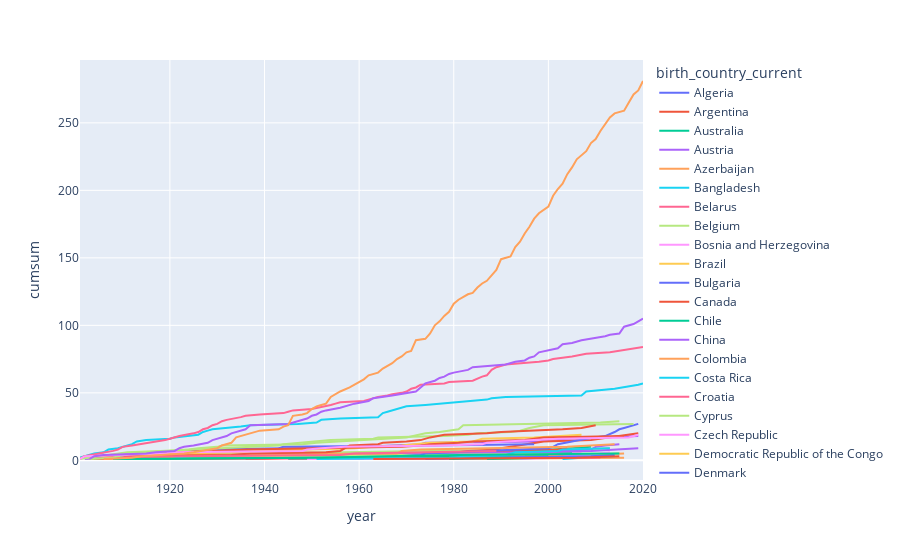

Notebook cell for this chart:
### Code cell
prizes_per_country_over_time = df_data.groupby(['birth_country_current', 'year'],
as_index=False).agg({'prize':pd.Series.count})
 
prizes_per_country_over_time['cumsum'] = prizes_per_country_over_time.groupby(
'birth_country_current')['prize'].cumsum()
 
chart = px.line(prizes_per_country_over_time, x='year', y='cumsum', color='birth_country_current')
chart.show()

### Figure 1 — Plotly figure (JSON) as saved in the notebook; plotly's stock layout.template omitted (floating-point values rounded to 4 significant figures)
{"data": [{"hovertemplate": "birth_country_current=Algeria<br>year=%{x}<br>cumsum=%{y}<extra></extra>", "legendgroup": "Algeria", "line": {"color": "#636efa", "dash": "solid"}, "marker": {"symbol": "circle"}, "mode": "lines", "name": "Algeria", "orientation": "v", "showlegend": true, "type": "scatter", "x": [1957, 1997], "xaxis": "x", "y": [1, 2], "yaxis": "y"}, {"hovertemplate": "birth_country_current=Argentina<br>year=%{x}<br>cumsum=%{y}<extra></extra>", "legendgroup": "Argentina", "line": {"color": "#EF553B", "dash": "solid"}, "marker": {"symbol": "circle"}, "mode": "lines", "name": "Argentina", "orientation": "v", "showlegend": true, "type": "scatter", "x": [1936, 1947, 1980, 1984], "xaxis": "x", "y": [1, 2, 3, 4], "yaxis": "y"}, {"hovertemplate": "birth_country_current=Australia<br>year=%{x}<br>cumsum=%{y}<extra></extra>", "legendgroup": "Australia", "line": {"color": "#00cc96", "dash": "solid"}, "marker": {"symbol": "circle"}, "mode": "lines", "name": "Australia", "orientation": "v", "showlegend": true, "type": "scatter", "x": [1915, 1945, 1960, 1963, 1964, 1975, 1996, 2005, 2009], "xaxis": "x", "y": [1, 2, 3, 4, 5, 6, 7, 9, 10], "yaxis": "y"}, {"hovertemplate": "birth_country_current=Austria<br>year=%{x}<br>cumsum=%{y}<extra></extra>", "legendgroup": "Austria", "line": {"color": "#ab63fa", "dash": "solid"}, "marker": {"symbol": "circle"}, "mode": "lines", "name": "Austria", "orientation": "v", "showlegend": true, "type": "scatter", "x": [1911, 1914, 1925, 1927, 1930, 1933, 1936, 1938, 1945, 1962, 1973, 1974, 1998, 2000, 2004, 2013, 2019], "xaxis": "x", "y": [1, 2, 3, 4, 5, 6, 7, 8, 9, 10, 12, 13, 14, 15, 16, 17, 18], "yaxis": "y"}, {"hovertemplate": "birth_country_current=Azerbaijan<br>year=%{x}<br>cumsum=%{y}<extra></extra>", "legendgroup": "Azerbaijan", "line": {"color": "#FFA15A", "dash": "solid"}, "marker": {"symbol": "circle"}, "mode": "lines", "name": "Azerbaijan", "orientation": "v", "showlegend": true, "type": "scatter", "x": [1962], "xaxis": "x", "y": [1], "yaxis": "y"}, {"hovertemplate": "birth_country_current=Bangladesh<br>year=%{x}<br>cumsum=%{y}<extra></extra>", "legendgroup": "Bangladesh", "line": {"color": "#19d3f3", "dash": "solid"}, "marker": {"symbol": "circle"}, "mode": "lines", "name": "Bangladesh", "orientation": "v", "showlegend": true, "type": "scatter", "x": [2006], "xaxis": "x", "y": [1], "yaxis": "y"}, {"hovertemplate": "birth_country_current=Belarus<br>year=%{x}<br>cumsum=%{y}<extra></extra>", "legendgroup": "Belarus", "line": {"color": "#FF6692", "dash": "solid"}, "marker": {"symbol": "circle"}, "mode": "lines", "name": "Belarus", "orientation": "v", "showlegend": true, "type": "scatter", "x": [1971, 1978, 1994, 2000], "xaxis": "x", "y": [1, 2, 3, 4], "yaxis": "y"}, {"hovertemplate": "birth_country_current=Belgium<br>year=%{x}<br>cumsum=%{y}<extra></extra>", "legendgroup": "Belgium", "line": {"color": "#B6E880", "dash": "solid"}, "marker": {"symbol": "circle"}, "mode": "lines", "name": "Belgium", "orientation": "v", "showlegend": true, "type": "scatter", "x": [1909, 1911, 1913, 1919, 1938, 1958, 1974, 2005, 2013], "xaxis": "x", "y": [1, 2, 3, 4, 5, 6, 7, 8, 9], "yaxis": "y"}, {"hovertemplate": "birth_country_current=Bosnia and Herzegovina<br>year=%{x}<br>cumsum=%{y}<extra></extra>", "legendgroup": "Bosnia and Herzegovina", "line": {"color": "#FF97FF", "dash": "solid"}, "marker": {"symbol": "circle"}, "mode": "lines", "name": "Bosnia and Herzegovina", "orientation": "v", "showlegend": true, "type": "scatter", "x": [1961, 1975], "xaxis": "x", "y": [1, 2], "yaxis": "y"}, {"hovertemplate": "birth_country_current=Brazil<br>year=%{x}<br>cumsum=%{y}<extra></extra>", "legendgroup": "Brazil", "line": {"color": "#FECB52", "dash": "solid"}, "marker": {"symbol": "circle"}, "mode": "lines", "name": "Brazil", "orientation": "v", "showlegend": true, "type": "scatter", "x": [1960], "xaxis": "x", "y": [1], "yaxis": "y"}, {"hovertemplate": "birth_country_current=Bulgaria<br>year=%{x}<br>cumsum=%{y}<extra></extra>", "legendgroup": "Bulgaria", "line": {"color": "#636efa", "dash": "solid"}, "marker": {"symbol": "circle"}, "mode": "lines", "name": "Bulgaria", "orientation": "v", "showlegend": true, "type": "scatter", "x": [1981], "xaxis": "x", "y": [1], "yaxis": "y"}, {"hovertemplate": "birth_country_current=Canada<br>year=%{x}<br>cumsum=%{y}<extra></extra>", "legendgroup": "Canada", "line": {"color": "#EF553B", "dash": "solid"}, "marker": {"symbol": "circle"}, "mode": "lines", "name": "Canada", "orientation": "v", "showlegend": true, "type": "scatter", "x": [1923, 1949, 1957, 1966, 1976, 1981, 1983, 1989, 1990, 1992, 1994, 1996, 1997, 1999, 2009, 2011, 2013, 2015, 2018, 2019], "xaxis": "x", "y": [1, 2, 3, 4, 5, 6, 7, 8, 9, 10, 11, 12, 13, 14, 15, 16, 17, 18, 19, 20], "yaxis": "y"}, {"hovertemplate": "birth_country_current=Chile<br>year=%{x}<br>cumsum=%{y}<extra></extra>", "legendgroup": "Chile", "line": {"color": "#00cc96", "dash": "solid"}, "marker": {"symbol": "circle"}, "mode": "lines", "name": "Chile", "orientation": "v", "showlegend": true, "type": "scatter", "x": [1945, 1971], "xaxis": "x", "y": [1, 2], "yaxis": "y"}, {"hovertemplate": "birth_country_current=China<br>year=%{x}<br>cumsum=%{y}<extra></extra>", "legendgroup": "China", "line": {"color": "#ab63fa", "dash": "solid"}, "marker": {"symbol": "circle"}, "mode": "lines", "name": "China", "orientation": "v", "showlegend": true, "type": "scatter", "x": [1956, 1957, 1989, 1992, 1998, 2000, 2009, 2010, 2012, 2015], "xaxis": "x", "y": [1, 3, 4, 5, 6, 7, 8, 10, 11, 12], "yaxis": "y"}, {"hovertemplate": "birth_country_current=Colombia<br>year=%{x}<br>cumsum=%{y}<extra></extra>", "legendgroup": "Colombia", "line": {"color": "#FFA15A", "dash": "solid"}, "marker": {"symbol": "circle"}, "mode": "lines", "name": "Colombia", "orientation": "v", "showlegend": true, "type": "scatter", "x": [1982, 2016], "xaxis": "x", "y": [1, 2], "yaxis": "y"}, {"hovertemplate": "birth_country_current=Costa Rica<br>year=%{x}<br>cumsum=%{y}<extra></extra>", "legendgroup": "Costa Rica", "line": {"color": "#19d3f3", "dash": "solid"}, "marker": {"symbol": "circle"}, "mode": "lines", "name": "Costa Rica", "orientation": "v", "showlegend": true, "type": "scatter", "x": [1987], "xaxis": "x", "y": [1], "yaxis": "y"}, {"hovertemplate": "birth_country_current=Croatia<br>year=%{x}<br>cumsum=%{y}<extra></extra>", "legendgroup": "Croatia", "line": {"color": "#FF6692", "dash": "solid"}, "marker": {"symbol": "circle"}, "mode": "lines", "name": "Croatia", "orientation": "v", "showlegend": true, "type": "scatter", "x": [1939], "xaxis": "x", "y": [1], "yaxis": "y"}, {"hovertemplate": "birth_country_current=Cyprus<br>year=%{x}<br>cumsum=%{y}<extra></extra>", "legendgroup": "Cyprus", "line": {"color": "#B6E880", "dash": "solid"}, "marker": {"symbol": "circle"}, "mode": "lines", "name": "Cyprus", "orientation": "v", "showlegend": true, "type": "scatter", "x": [2010], "xaxis": "x", "y": [1], "yaxis": "y"}, {"hovertemplate": "birth_country_current=Czech Republic<br>year=%{x}<br>cumsum=%{y}<extra></extra>", "legendgroup": "Czech Republic", "line": {"color": "#FF97FF", "dash": "solid"}, "marker": {"symbol": "circle"}, "mode": "lines", "name": "Czech Republic", "orientation": "v", "showlegend": true, "type": "scatter", "x": [1905, 1947, 1959, 1984, 2007], "xaxis": "x", "y": [1, 3, 4, 5, 6], "yaxis": "y"}, {"hovertemplate": "birth_country_current=Democratic Republic of the Congo<br>year=%{x}<br>cumsum=%{y}<extra></extra>", "legendgroup": "Democratic Republic of the Congo", "line": {"color": "#FECB52", "dash": "solid"}, "marker": {"symbol": "circle"}, "mode": "lines", "name": "Democratic Republic of the Congo", "orientation": "v", "showlegend": true, "type": "scatter", "x": [2018], "xaxis": "x", "y": [1], "yaxis": "y"}, {"hovertemplate": "birth_country_current=Denmark<br>year=%{x}<br>cumsum=%{y}<extra></extra>", "legendgroup": "Denmark", "line": {"color": "#636efa", "dash": "solid"}, "marker": {"symbol": "circle"}, "mode": "lines", "name": "Denmark", "orientation": "v", "showlegend": true, "type": "scatter", "x": [1903, 1908, 1917, 1920, 1922, 1926, 1928, 1943, 1944, 1975, 1997], "xaxis": "x", "y": [1, 2, 4, 5, 6, 7, 8, 9, 10, 11, 12], "yaxis": "y"}, {"hovertemplate": "birth_country_current=East Timor<br>year=%{x}<br>cumsum=%{y}<extra></extra>", "legendgroup": "East Timor", "line": {"color": "#EF553B", "dash": "solid"}, "marker": {"symbol": "circle"}, "mode": "lines", "name": "East Timor", "orientation": "v", "showlegend": true, "type": "scatter", "x": [1996], "xaxis": "x", "y": [2], "yaxis": "y"}, {"hovertemplate": "birth_country_current=Egypt<br>year=%{x}<br>cumsum=%{y}<extra></extra>", "legendgroup": "Egypt", "line": {"color": "#00cc96", "dash": "solid"}, "marker": {"symbol": "circle"}, "mode": "lines", "name": "Egypt", "orientation": "v", "showlegend": true, "type": "scatter", "x": [1964, 1978, 1988, 1994, 1999, 2005], "xaxis": "x", "y": [1, 2, 3, 4, 5, 6], "yaxis": "y"}, {"hovertemplate": "birth_country_current=Ethiopia<br>year=%{x}<br>cumsum=%{y}<extra></extra>", "legendgroup": "Ethiopia", "line": {"color": "#ab63fa", "dash": "solid"}, "marker": {"symbol": "circle"}, "mode": "lines", "name": "Ethiopia", "orientation": "v", "showlegend": true, "type": "scatter", "x": [2019], "xaxis": "x", "y": [1], "yaxis": "y"}, {"hovertemplate": "birth_country_current=Finland<br>year=%{x}<br>cumsum=%{y}<extra></extra>", "legendgroup": "Finland", "line": {"color": "#FFA15A", "dash": "solid"}, "marker": {"symbol": "circle"}, "mode": "lines", "name": "Finland", "orientation": "v", "showlegend": true, "type": "scatter", "x": [1939, 1945, 1967, 2008, 2016], "xaxis": "x", "y": [1, 2, 3, 4, 5], "yaxis": "y"}, {"hovertemplate": "birth_country_current=France<br>year=%{x}<br>cumsum=%{y}<extra></extra>", "legendgroup": "France", "line": {"color": "#19d3f3", "dash": "solid"}, "marker": {"symbol": "circle"}, "mode": "lines", "name": "France", "orientation": "v", "showlegend": true, "type": "scatter", "x": [1901, 1903, 1904, 1906, 1907, 1909, 1912, 1913, 1915, 1920, 1921, 1926, 1927, 1928, 1929, 1935, 1937, 1947, 1951, 1952, 1956, 1964, 1965, 1966, 1967, 1968, 1970, 1974, 1977, 1980, 1983, 1987, 1988, 1991, 2007, 2008, 2014, 2016, 2018, 2019, 2020], "xaxis": "x", "y": [2, 4, 5, 6, 8, 9, 12, 14, 15, 16, 17, 19, 21, 22, 23, 25, 26, 27, 28, 30, 31, 32, 35, 36, 37, 38, 40, 41, 42, 43, 44, 45, 46, 47, 48, 51, 53, 54, 55, 56, 57], "yaxis": "y"}, {"hovertemplate": "birth_country_current=Germany<br>year=%{x}<br>cumsum=%{y}<extra></extra>", "legendgroup": "Germany", "line": {"color": "#FF6692", "dash": "solid"}, "marker": {"symbol": "circle"}, "mode": "lines", "name": "Germany", "orientation": "v", "showlegend": true, "type": "scatter", "x": [1901, 1902, 1905, 1907, 1908, 1909, 1910, 1912, 1914, 1915, 1918, 1919, 1920, 1921, 1922, 1925, 1926, 1927, 1928, 1929, 1930, 1931, 1932, 1935, 1936, 1939, 1944, 1945, 1946, 1950, 1953, 1954, 1955, 1956, 1961, 1963, 1964, 1966, 1967, 1969, 1970, 1971, 1972, 1973, 1978, 1979, 1984, 1986, 1987, 1988, 1989, 1991, 1995, 1998, 2000, 2001, 2005, 2007, 2008, 2013, 2017, 2019, 2020], "xaxis": "x", "y": [1, 3, 5, 6, 7, 8, 10, 11, 12, 13, 14, 15, 16, 17, 18, 20, 21, 23, 24, 26, 27, 29, 30, 32, 33, 34, 35, 36, 37, 38, 40, 41, 42, 43, 44, 46, 47, 48, 49, 50, 51, 53, 54, 56, 57, 58, 59, 62, 63, 67, 69, 71, 72, 73, 74, 75, 77, 78, 79, 80, 82, 83, 84], "yaxis": "y"}, {"hovertemplate": "birth_country_current=Ghana<br>year=%{x}<br>cumsum=%{y}<extra></extra>", "legendgroup": "Ghana", "line": {"color": "#B6E880", "dash": "solid"}, "marker": {"symbol": "circle"}, "mode": "lines", "name": "Ghana", "orientation": "v", "showlegend": true, "type": "scatter", "x": [2001], "xaxis": "x", "y": [1], "yaxis": "y"}, {"hovertemplate": "birth_country_current=Greece<br>year=%{x}<br>cumsum=%{y}<extra></extra>", "legendgroup": "Greece", "line": {"color": "#FF97FF", "dash": "solid"}, "marker": {"symbol": "circle"}, "mode": "lines", "name": "Greece", "orientation": "v", "showlegend": true, "type": "scatter", "x": [1979], "xaxis": "x", "y": [1], "yaxis": "y"}, {"hovertemplate": "birth_country_current=Guadeloupe Island<br>year=%{x}<br>cumsum=%{y}<extra></extra>", "legendgroup": "Guadeloupe Island", "line": {"color": "#FECB52", "dash": "solid"}, "marker": {"symbol": "circle"}, "mode": "lines", "name": "Guadeloupe Island", "orientation": "v", "showlegend": true, "type": "scatter", "x": [1960], "xaxis": "x", "y": [1], "yaxis": "y"}, {"hovertemplate": "birth_country_current=Guatemala<br>year=%{x}<br>cumsum=%{y}<extra></extra>", "legendgroup": "Guatemala", "line": {"color": "#636efa", "dash": "solid"}, "marker": {"symbol": "circle"}, "mode": "lines", "name": "Guatemala", "orientation": "v", "showlegend": true, "type": "scatter", "x": [1967, 1992], "xaxis": "x", "y": [1, 2], "yaxis": "y"}, {"hovertemplate": "birth_country_current=Hungary<br>year=%{x}<br>cumsum=%{y}<extra></extra>", "legendgroup": "Hungary", "line": {"color": "#EF553B", "dash": "solid"}, "marker": {"symbol": "circle"}, "mode": "lines", "name": "Hungary", "orientation": "v", "showlegend": true, "type": "scatter", "x": [1937, 1943, 1961, 1963, 1971, 1994, 2002, 2004], "xaxis": "x", "y": [1, 2, 3, 4, 5, 7, 8, 9], "yaxis": "y"}, {"hovertemplate": "birth_country_current=Iceland<br>year=%{x}<br>cumsum=%{y}<extra></extra>", "legendgroup": "Iceland", "line": {"color": "#00cc96", "dash": "solid"}, "marker": {"symbol": "circle"}, "mode": "lines", "name": "Iceland", "orientation": "v", "showlegend": true, "type": "scatter", "x": [1955], "xaxis": "x", "y": [1], "yaxis": "y"}, {"hovertemplate": "birth_country_current=India<br>year=%{x}<br>cumsum=%{y}<extra></extra>", "legendgroup": "India", "line": {"color": "#ab63fa", "dash": "solid"}, "marker": {"symbol": "circle"}, "mode": "lines", "name": "India", "orientation": "v", "showlegend": true, "type": "scatter", "x": [1902, 1907, 1913, 1930, 1968, 1998, 2009, 2014, 2019], "xaxis": "x", "y": [1, 2, 3, 4, 5, 6, 7, 8, 9], "yaxis": "y"}, {"hovertemplate": "birth_country_current=Indonesia<br>year=%{x}<br>cumsum=%{y}<extra></extra>", "legendgroup": "Indonesia", "line": {"color": "#FFA15A", "dash": "solid"}, "marker": {"symbol": "circle"}, "mode": "lines", "name": "Indonesia", "orientation": "v", "showlegend": true, "type": "scatter", "x": [1924], "xaxis": "x", "y": [1], "yaxis": "y"}, {"hovertemplate": "birth_country_current=Iran<br>year=%{x}<br>cumsum=%{y}<extra></extra>", "legendgroup": "Iran", "line": {"color": "#19d3f3", "dash": "solid"}, "marker": {"symbol": "circle"}, "mode": "lines", "name": "Iran", "orientation": "v", "showlegend": true, "type": "scatter", "x": [2003, 2007], "xaxis": "x", "y": [1, 2], "yaxis": "y"}, {"hovertemplate": "birth_country_current=Iraq<br>year=%{x}<br>cumsum=%{y}<extra></extra>", "legendgroup": "Iraq", "line": {"color": "#FF6692", "dash": "solid"}, "marker": {"symbol": "circle"}, "mode": "lines", "name": "Iraq", "orientation": "v", "showlegend": true, "type": "scatter", "x": [2018], "xaxis": "x", "y": [1], "yaxis": "y"}, {"hovertemplate": "birth_country_current=Ireland<br>year=%{x}<br>cumsum=%{y}<extra></extra>", "legendgroup": "Ireland", "line": {"color": "#B6E880", "dash": "solid"}, "marker": {"symbol": "circle"}, "mode": "lines", "name": "Ireland", "orientation": "v", "showlegend": true, "type": "scatter", "x": [1923, 1925, 1951, 1969, 2015], "xaxis": "x", "y": [1, 2, 3, 4, 5], "yaxis": "y"}, {"hovertemplate": "birth_country_current=Israel<br>year=%{x}<br>cumsum=%{y}<extra></extra>", "legendgroup": "Israel", "line": {"color": "#FF97FF", "dash": "solid"}, "marker": {"symbol": "circle"}, "mode": "lines", "name": "Israel", "orientation": "v", "showlegend": true, "type": "scatter", "x": [1994, 2002, 2004, 2009, 2011, 2013], "xaxis": "x", "y": [1, 2, 3, 4, 5, 6], "yaxis": "y"}, {"hovertemplate": "birth_country_current=Italy<br>year=%{x}<br>cumsum=%{y}<extra></extra>", "legendgroup": "Italy", "line": {"color": "#FECB52", "dash": "solid"}, "marker": {"symbol": "circle"}, "mode": "lines", "name": "Italy", "orientation": "v", "showlegend": true, "type": "scatter", "x": [1906, 1907, 1909, 1926, 1934, 1938, 1959, 1963, 1969, 1975, 1984, 1985, 1986, 1997, 2002, 2007], "xaxis": "x", "y": [2, 3, 4, 5, 6, 7, 9, 10, 11, 13, 14, 15, 16, 17, 18, 19], "yaxis": "y"}, {"hovertemplate": "birth_country_current=Japan<br>year=%{x}<br>cumsum=%{y}<extra></extra>", "legendgroup": "Japan", "line": {"color": "#636efa", "dash": "solid"}, "marker": {"symbol": "circle"}, "mode": "lines", "name": "Japan", "orientation": "v", "showlegend": true, "type": "scatter", "x": [1949, 1965, 1968, 1973, 1974, 1981, 1987, 1994, 2000, 2001, 2002, 2008, 2010, 2012, 2014, 2015, 2016, 2017, 2018, 2019], "xaxis": "x", "y": [1, 2, 3, 4, 5, 6, 7, 8, 9, 10, 12, 16, 17, 18, 21, 23, 24, 25, 26, 27], "yaxis": "y"}, {"hovertemplate": "birth_country_current=Kenya<br>year=%{x}<br>cumsum=%{y}<extra></extra>", "legendgroup": "Kenya", "line": {"color": "#EF553B", "dash": "solid"}, "marker": {"symbol": "circle"}, "mode": "lines", "name": "Kenya", "orientation": "v", "showlegend": true, "type": "scatter", "x": [2004], "xaxis": "x", "y": [1], "yaxis": "y"}, {"hovertemplate": "birth_country_current=Korea (South Korea)<br>year=%{x}<br>cumsum=%{y}<extra></extra>", "legendgroup": "Korea (South Korea)", "line": {"color": "#00cc96", "dash": "solid"}, "marker": {"symbol": "circle"}, "mode": "lines", "name": "Korea (South Korea)", "orientation": "v", "showlegend": true, "type": "scatter", "x": [1987, 2000], "xaxis": "x", "y": [1, 2], "yaxis": "y"}, {"hovertemplate": "birth_country_current=Latvia<br>year=%{x}<br>cumsum=%{y}<extra></extra>", "legendgroup": "Latvia", "line": {"color": "#ab63fa", "dash": "solid"}, "marker": {"symbol": "circle"}, "mode": "lines", "name": "Latvia", "orientation": "v", "showlegend": true, "type": "scatter", "x": [1909], "xaxis": "x", "y": [1], "yaxis": "y"}, {"hovertemplate": "birth_country_current=Liberia<br>year=%{x}<br>cumsum=%{y}<extra></extra>", "legendgroup": "Liberia", "line": {"color": "#FFA15A", "dash": "solid"}, "marker": {"symbol": "circle"}, "mode": "lines", "name": "Liberia", "orientation": "v", "showlegend": true, "type": "scatter", "x": [2011], "xaxis": "x", "y": [2], "yaxis": "y"}, {"hovertemplate": "birth_country_current=Lithuania<br>year=%{x}<br>cumsum=%{y}<extra></extra>", "legendgroup": "Lithuania", "line": {"color": "#19d3f3", "dash": "solid"}, "marker": {"symbol": "circle"}, "mode": "lines", "name": "Lithuania", "orientation": "v", "showlegend": true, "type": "scatter", "x": [1977, 1980, 1982], "xaxis": "x", "y": [1, 2, 3], "yaxis": "y"}, {"hovertemplate": "birth_country_current=Luxembourg<br>year=%{x}<br>cumsum=%{y}<extra></extra>", "legendgroup": "Luxembourg", "line": {"color": "#FF6692", "dash": "solid"}, "marker": {"symbol": "circle"}, "mode": "lines", "name": "Luxembourg", "orientation": "v", "showlegend": true, "type": "scatter", "x": [1908, 2011], "xaxis": "x", "y": [1, 2], "yaxis": "y"}, {"hovertemplate": "birth_country_current=Madagascar<br>year=%{x}<br>cumsum=%{y}<extra></extra>", "legendgroup": "Madagascar", "line": {"color": "#B6E880", "dash": "solid"}, "marker": {"symbol": "circle"}, "mode": "lines", "name": "Madagascar", "orientation": "v", "showlegend": true, "type": "scatter", "x": [1985], "xaxis": "x", "y": [1], "yaxis": "y"}, {"hovertemplate": "birth_country_current=Mexico<br>year=%{x}<br>cumsum=%{y}<extra></extra>", "legendgroup": "Mexico", "line": {"color": "#FF97FF", "dash": "solid"}, "marker": {"symbol": "circle"}, "mode": "lines", "name": "Mexico", "orientation": "v", "showlegend": true, "type": "scatter", "x": [1982, 1990, 1995], "xaxis": "x", "y": [1, 2, 3], "yaxis": "y"}, {"hovertemplate": "birth_country_current=Morocco<br>year=%{x}<br>cumsum=%{y}<extra></extra>", "legendgroup": "Morocco", "line": {"color": "#FECB52", "dash": "solid"}, "marker": {"symbol": "circle"}, "mode": "lines", "name": "Morocco", "orientation": "v", "showlegend": true, "type": "scatter", "x": [2012], "xaxis": "x", "y": [1], "yaxis": "y"}, {"hovertemplate": "birth_country_current=Myanmar<br>year=%{x}<br>cumsum=%{y}<extra></extra>", "legendgroup": "Myanmar", "line": {"color": "#636efa", "dash": "solid"}, "marker": {"symbol": "circle"}, "mode": "lines", "name": "Myanmar", "orientation": "v", "showlegend": true, "type": "scatter", "x": [1991], "xaxis": "x", "y": [1], "yaxis": "y"}, {"hovertemplate": "birth_country_current=Netherlands<br>year=%{x}<br>cumsum=%{y}<extra></extra>", "legendgroup": "Netherlands", "line": {"color": "#EF553B", "dash": "solid"}, "marker": {"symbol": "circle"}, "mode": "lines", "name": "Netherlands", "orientation": "v", "showlegend": true, "type": "scatter", "x": [1901, 1902, 1910, 1911, 1913, 1929, 1936, 1953, 1969, 1973, 1975, 1981, 1984, 1995, 1999, 2016], "xaxis": "x", "y": [1, 3, 4, 5, 6, 7, 8, 9, 10, 11, 12, 13, 14, 15, 17, 18], "yaxis": "y"}, {"hovertemplate": "birth_country_current=New Zealand<br>year=%{x}<br>cumsum=%{y}<extra></extra>", "legendgroup": "New Zealand", "line": {"color": "#00cc96", "dash": "solid"}, "marker": {"symbol": "circle"}, "mode": "lines", "name": "New Zealand", "orientation": "v", "showlegend": true, "type": "scatter", "x": [1908, 1962, 2000], "xaxis": "x", "y": [1, 2, 3], "yaxis": "y"}, {"hovertemplate": "birth_country_current=Nigeria<br>year=%{x}<br>cumsum=%{y}<extra></extra>", "legendgroup": "Nigeria", "line": {"color": "#ab63fa", "dash": "solid"}, "marker": {"symbol": "circle"}, "mode": "lines", "name": "Nigeria", "orientation": "v", "showlegend": true, "type": "scatter", "x": [1986], "xaxis": "x", "y": [1], "yaxis": "y"}, {"hovertemplate": "birth_country_current=Norway<br>year=%{x}<br>cumsum=%{y}<extra></extra>", "legendgroup": "Norway", "line": {"color": "#FFA15A", "dash": "solid"}, "marker": {"symbol": "circle"}, "mode": "lines", "name": "Norway", "orientation": "v", "showlegend": true, "type": "scatter", "x": [1903, 1920, 1921, 1922, 1968, 1969, 1973, 1989, 2004, 2014], "xaxis": "x", "y": [1, 2, 3, 4, 5, 7, 8, 9, 10, 12], "yaxis": "y"}, {"hovertemplate": "birth_country_current=Pakistan<br>year=%{x}<br>cumsum=%{y}<extra></extra>", "legendgroup": "Pakistan", "line": {"color": "#19d3f3", "dash": "solid"}, "marker": {"symbol": "circle"}, "mode": "lines", "name": "Pakistan", "orientation": "v", "showlegend": true, "type": "scatter", "x": [1979, 1983, 2014], "xaxis": "x", "y": [1, 2, 3], "yaxis": "y"}, {"hovertemplate": "birth_country_current=Peru<br>year=%{x}<br>cumsum=%{y}<extra></extra>", "legendgroup": "Peru", "line": {"color": "#FF6692", "dash": "solid"}, "marker": {"symbol": "circle"}, "mode": "lines", "name": "Peru", "orientation": "v", "showlegend": true, "type": "scatter", "x": [2010], "xaxis": "x", "y": [1], "yaxis": "y"}, {"hovertemplate": "birth_country_current=Poland<br>year=%{x}<br>cumsum=%{y}<extra></extra>", "legendgroup": "Poland", "line": {"color": "#B6E880", "dash": "solid"}, "marker": {"symbol": "circle"}, "mode": "lines", "name": "Poland", "orientation": "v", "showlegend": true, "type": "scatter", "x": [1901, 1903, 1905, 1907, 1908, 1911, 1918, 1924, 1931, 1939, 1943, 1944, 1950, 1954, 1963, 1964, 1978, 1983, 1985, 1992, 1994, 1995, 1996, 1999, 2018], "xaxis": "x", "y": [1, 2, 3, 4, 5, 6, 7, 8, 9, 10, 11, 12, 14, 15, 16, 17, 18, 19, 20, 21, 22, 23, 24, 26, 27], "yaxis": "y"}, {"hovertemplate": "birth_country_current=Portugal<br>year=%{x}<br>cumsum=%{y}<extra></extra>", "legendgroup": "Portugal", "line": {"color": "#FF97FF", "dash": "solid"}, "marker": {"symbol": "circle"}, "mode": "lines", "name": "Portugal", "orientation": "v", "showlegend": true, "type": "scatter", "x": [1949, 1998], "xaxis": "x", "y": [1, 2], "yaxis": "y"}, {"hovertemplate": "birth_country_current=Republic of Macedonia<br>year=%{x}<br>cumsum=%{y}<extra></extra>", "legendgroup": "Republic of Macedonia", "line": {"color": "#FECB52", "dash": "solid"}, "marker": {"symbol": "circle"}, "mode": "lines", "name": "Republic of Macedonia", "orientation": "v", "showlegend": true, "type": "scatter", "x": [1979], "xaxis": "x", "y": [1], "yaxis": "y"}, {"hovertemplate": "birth_country_current=Romania<br>year=%{x}<br>cumsum=%{y}<extra></extra>", "legendgroup": "Romania", "line": {"color": "#636efa", "dash": "solid"}, "marker": {"symbol": "circle"}, "mode": "lines", "name": "Romania", "orientation": "v", "showlegend": true, "type": "scatter", "x": [1974, 1986, 2009, 2014], "xaxis": "x", "y": [1, 2, 3, 4], "yaxis": "y"}, {"hovertemplate": "birth_country_current=Russia<br>year=%{x}<br>cumsum=%{y}<extra></extra>", "legendgroup": "Russia", "line": {"color": "#EF553B", "dash": "solid"}, "marker": {"symbol": "circle"}, "mode": "lines", "name": "Russia", "orientation": "v", "showlegend": true, "type": "scatter", "x": [1904, 1910, 1911, 1933, 1937, 1953, 1956, 1958, 1964, 1965, 1970, 1973, 1975, 1977, 1978, 1987, 1990, 2003, 2007, 2010], "xaxis": "x", "y": [1, 2, 3, 4, 5, 6, 7, 11, 12, 13, 14, 15, 17, 18, 19, 20, 21, 23, 24, 26], "yaxis": "y"}, {"hovertemplate": "birth_country_current=Saint Lucia<br>year=%{x}<br>cumsum=%{y}<extra></extra>", "legendgroup": "Saint Lucia", "line": {"color": "#00cc96", "dash": "solid"}, "marker": {"symbol": "circle"}, "mode": "lines", "name": "Saint Lucia", "orientation": "v", "showlegend": true, "type": "scatter", "x": [1979, 1992], "xaxis": "x", "y": [1, 2], "yaxis": "y"}, {"hovertemplate": "birth_country_current=Slovakia<br>year=%{x}<br>cumsum=%{y}<extra></extra>", "legendgroup": "Slovakia", "line": {"color": "#ab63fa", "dash": "solid"}, "marker": {"symbol": "circle"}, "mode": "lines", "name": "Slovakia", "orientation": "v", "showlegend": true, "type": "scatter", "x": [1905], "xaxis": "x", "y": [1], "yaxis": "y"}, {"hovertemplate": "birth_country_current=Slovenia<br>year=%{x}<br>cumsum=%{y}<extra></extra>", "legendgroup": "Slovenia", "line": {"color": "#FFA15A", "dash": "solid"}, "marker": {"symbol": "circle"}, "mode": "lines", "name": "Slovenia", "orientation": "v", "showlegend": true, "type": "scatter", "x": [1923], "xaxis": "x", "y": [1], "yaxis": "y"}, {"hovertemplate": "birth_country_current=South Africa<br>year=%{x}<br>cumsum=%{y}<extra></extra>", "legendgroup": "South Africa", "line": {"color": "#19d3f3", "dash": "solid"}, "marker": {"symbol": "circle"}, "mode": "lines", "name": "South Africa", "orientation": "v", "showlegend": true, "type": "scatter", "x": [1951, 1979, 1984, 1991, 1993, 2002, 2003, 2013], "xaxis": "x", "y": [1, 2, 3, 4, 6, 7, 8, 9], "yaxis": "y"}, {"hovertemplate": "birth_country_current=Spain<br>year=%{x}<br>cumsum=%{y}<extra></extra>", "legendgroup": "Spain", "line": {"color": "#FF6692", "dash": "solid"}, "marker": {"symbol": "circle"}, "mode": "lines", "name": "Spain", "orientation": "v", "showlegend": true, "type": "scatter", "x": [1904, 1906, 1922, 1956, 1959, 1977, 1989], "xaxis": "x", "y": [1, 2, 3, 4, 5, 6, 7], "yaxis": "y"}, {"hovertemplate": "birth_country_current=Sweden<br>year=%{x}<br>cumsum=%{y}<extra></extra>", "legendgroup": "Sweden", "line": {"color": "#B6E880", "dash": "solid"}, "marker": {"symbol": "circle"}, "mode": "lines", "name": "Sweden", "orientation": "v", "showlegend": true, "type": "scatter", "x": [1903, 1908, 1909, 1911, 1912, 1916, 1921, 1924, 1926, 1930, 1931, 1948, 1951, 1955, 1961, 1970, 1974, 1977, 1981, 1982, 2000, 2011, 2015], "xaxis": "x", "y": [1, 2, 3, 4, 5, 6, 7, 8, 9, 10, 11, 12, 13, 14, 15, 17, 20, 21, 23, 26, 27, 28, 29], "yaxis": "y"}, {"hovertemplate": "birth_country_current=Switzerland<br>year=%{x}<br>cumsum=%{y}<extra></extra>", "legendgroup": "Switzerland", "line": {"color": "#FF97FF", "dash": "solid"}, "marker": {"symbol": "circle"}, "mode": "lines", "name": "Switzerland", "orientation": "v", "showlegend": true, "type": "scatter", "x": [1901, 1902, 1909, 1919, 1920, 1948, 1949, 1952, 1957, 1978, 1986, 1987, 1991, 1996, 2002, 2017, 2019], "xaxis": "x", "y": [1, 3, 4, 5, 6, 7, 8, 9, 10, 11, 12, 13, 14, 15, 16, 17, 19], "yaxis": "y"}, {"hovertemplate": "birth_country_current=Taiwan<br>year=%{x}<br>cumsum=%{y}<extra></extra>", "legendgroup": "Taiwan", "line": {"color": "#FECB52", "dash": "solid"}, "marker": {"symbol": "circle"}, "mode": "lines", "name": "Taiwan", "orientation": "v", "showlegend": true, "type": "scatter", "x": [1986], "xaxis": "x", "y": [1], "yaxis": "y"}, {"hovertemplate": "birth_country_current=Trinidad<br>year=%{x}<br>cumsum=%{y}<extra></extra>", "legendgroup": "Trinidad", "line": {"color": "#636efa", "dash": "solid"}, "marker": {"symbol": "circle"}, "mode": "lines", "name": "Trinidad", "orientation": "v", "showlegend": true, "type": "scatter", "x": [2001], "xaxis": "x", "y": [1], "yaxis": "y"}, {"hovertemplate": "birth_country_current=Turkey<br>year=%{x}<br>cumsum=%{y}<extra></extra>", "legendgroup": "Turkey", "line": {"color": "#EF553B", "dash": "solid"}, "marker": {"symbol": "circle"}, "mode": "lines", "name": "Turkey", "orientation": "v", "showlegend": true, "type": "scatter", "x": [1963, 2006, 2015], "xaxis": "x", "y": [1, 2, 3], "yaxis": "y"}, {"hovertemplate": "birth_country_current=Ukraine<br>year=%{x}<br>cumsum=%{y}<extra></extra>", "legendgroup": "Ukraine", "line": {"color": "#00cc96", "dash": "solid"}, "marker": {"symbol": "circle"}, "mode": "lines", "name": "Ukraine", "orientation": "v", "showlegend": true, "type": "scatter", "x": [1908, 1952, 1966, 1981, 2015], "xaxis": "x", "y": [1, 2, 3, 4, 5], "yaxis": "y"}, {"hovertemplate": "birth_country_current=United Kingdom<br>year=%{x}<br>cumsum=%{y}<extra></extra>", "legendgroup": "United Kingdom", "line": {"color": "#ab63fa", "dash": "solid"}, "marker": {"symbol": "circle"}, "mode": "lines", "name": "United Kingdom", "orientation": "v", "showlegend": true, "type": "scatter", "x": [1903, 1904, 1906, 1915, 1917, 1921, 1922, 1923, 1925, 1927, 1928, 1929, 1932, 1933, 1934, 1935, 1936, 1937, 1945, 1947, 1948, 1949, 1950, 1951, 1952, 1953, 1956, 1957, 1958, 1959, 1962, 1963, 1967, 1969, 1972, 1973, 1974, 1976, 1977, 1978, 1979, 1980, 1982, 1983, 1984, 1988, 1991, 1993, 1995, 1996, 1997, 1998, 2001, 2002, 2003, 2005, 2007, 2009, 2010, 2012, 2013, 2015, 2016, 2017, 2018, 2019, 2020], "xaxis": "x", "y": [1, 3, 4, 5, 6, 7, 9, 10, 11, 12, 13, 15, 18, 20, 21, 22, 23, 26, 27, 29, 30, 31, 33, 34, 36, 37, 39, 40, 41, 42, 44, 46, 48, 49, 51, 54, 57, 59, 61, 62, 64, 65, 66, 67, 69, 70, 71, 73, 74, 76, 77, 80, 82, 83, 86, 87, 89, 90, 91, 92, 93, 94, 99, 100, 101, 103, 105], "yaxis": "y"}, {"hovertemplate": "birth_country_current=United States of America<br>year=%{x}<br>cumsum=%{y}<extra></extra>", "legendgroup": "United States of America", "line": {"color": "#FFA15A", "dash": "solid"}, "marker": {"symbol": "circle"}, "mode": "lines", "name": "United States of America", "orientation": "v", "showlegend": true, "type": "scatter", "x": [1906, 1912, 1914, 1919, 1923, 1925, 1927, 1929, 1930, 1931, 1932, 1933, 1934, 1936, 1937, 1938, 1939, 1943, 1944, 1945, 1946, 1948, 1949, 1950, 1951, 1952, 1953, 1954, 1955, 1956, 1958, 1959, 1960, 1961, 1962, 1964, 1965, 1966, 1967, 1968, 1969, 1970, 1971, 1972, 1974, 1975, 1976, 1977, 1978, 1979, 1980, 1981, 1982, 1983, 1984, 1985, 1986, 1987, 1988, 1989, 1990, 1992, 1993, 1994, 1995, 1996, 1997, 1998, 2000, 2001, 2002, 2003, 2004, 2005, 2006, 2007, 2008, 2009, 2010, 2011, 2012, 2013, 2014, 2015, 2016, 2017, 2018, 2019, 2020], "xaxis": "x", "y": [1, 2, 3, 4, 5, 6, 7, 8, 9, 11, 12, 13, 17, 19, 20, 21, 22, 23, 25, 26, 33, 34, 35, 38, 40, 41, 42, 47, 49, 51, 54, 56, 58, 60, 63, 65, 68, 70, 72, 75, 77, 80, 81, 89, 90, 94, 100, 103, 107, 110, 116, 119, 121, 123, 124, 128, 131, 133, 137, 141, 149, 151, 158, 162, 168, 173, 179, 183, 188, 196, 201, 205, 212, 217, 223, 226, 229, 235, 238, 244, 249, 254, 257, 258, 259, 265, 271, 274, 281], "yaxis": "y"}, {"hovertemplate": "birth_country_current=Venezuela<br>year=%{x}<br>cumsum=%{y}<extra></extra>", "legendgroup": "Venezuela", "line": {"color": "#19d3f3", "dash": "solid"}, "marker": {"symbol": "circle"}, "mode": "lines", "name": "Venezuela", "orientation": "v", "showlegend": true, "type": "scatter", "x": [1980], "xaxis": "x", "y": [1], "yaxis": "y"}, {"hovertemplate": "birth_country_current=Vietnam<br>year=%{x}<br>cumsum=%{y}<extra></extra>", "legendgroup": "Vietnam", "line": {"color": "#FF6692", "dash": "solid"}, "marker": {"symbol": "circle"}, "mode": "lines", "name": "Vietnam", "orientation": "v", "showlegend": true, "type": "scatter", "x": [1973], "xaxis": "x", "y": [1], "yaxis": "y"}, {"hovertemplate": "birth_country_current=Yemen<br>year=%{x}<br>cumsum=%{y}<extra></extra>", "legendgroup": "Yemen", "line": {"color": "#B6E880", "dash": "solid"}, "marker": {"symbol": "circle"}, "mode": "lines", "name": "Yemen", "orientation": "v", "showlegend": true, "type": "scatter", "x": [2011], "xaxis": "x", "y": [1], "yaxis": "y"}, {"hovertemplate": "birth_country_current=Zimbabwe<br>year=%{x}<br>cumsum=%{y}<extra></extra>", "legendgroup": "Zimbabwe", "line": {"color": "#FF97FF", "dash": "solid"}, "marker": {"symbol": "circle"}, "mode": "lines", "name": "Zimbabwe", "orientation": "v", "showlegend": true, "type": "scatter", "x": [1960], "xaxis": "x", "y": [1], "yaxis": "y"}], "layout": {"legend": {"title": {"text": "birth_country_current"}, "tracegroupgap": 0}, "margin": {"t": 60}, "xaxis": {"anchor": "y", "domain": [0, 1], "title": {"text": "year"}}, "yaxis": {"anchor": "x", "domain": [0, 1], "title": {"text": "cumsum"}}}}
